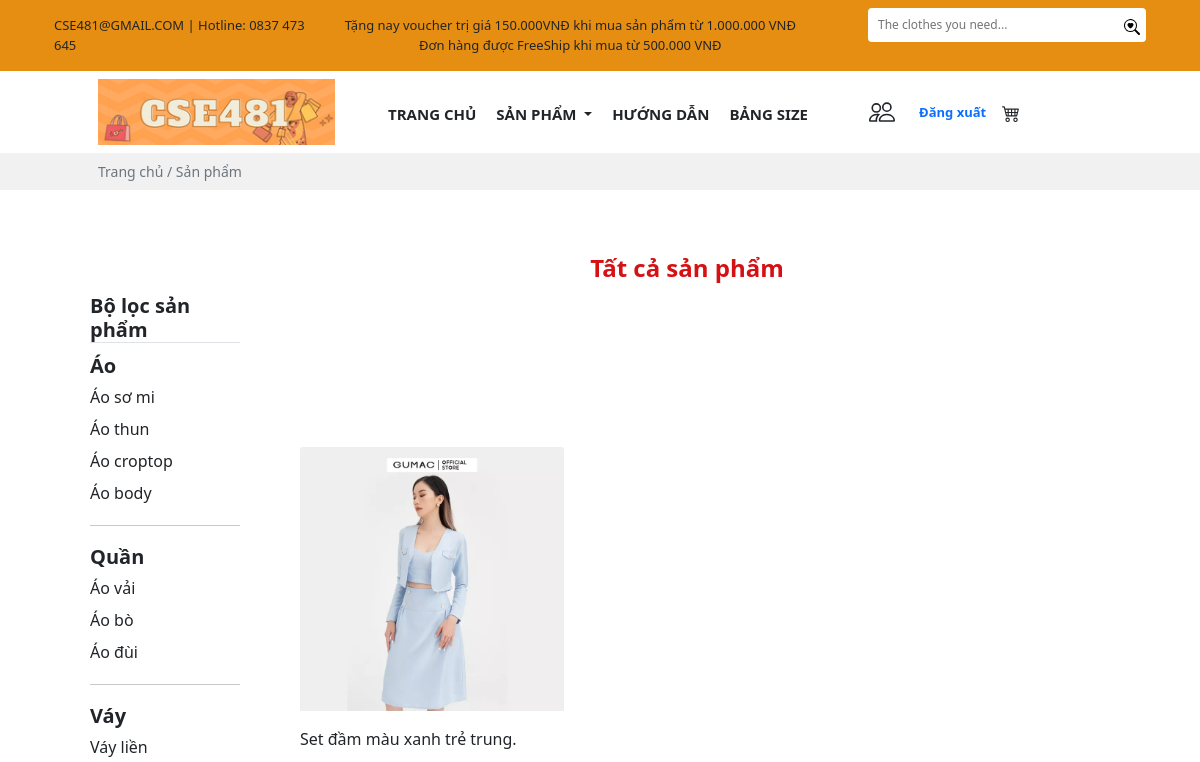
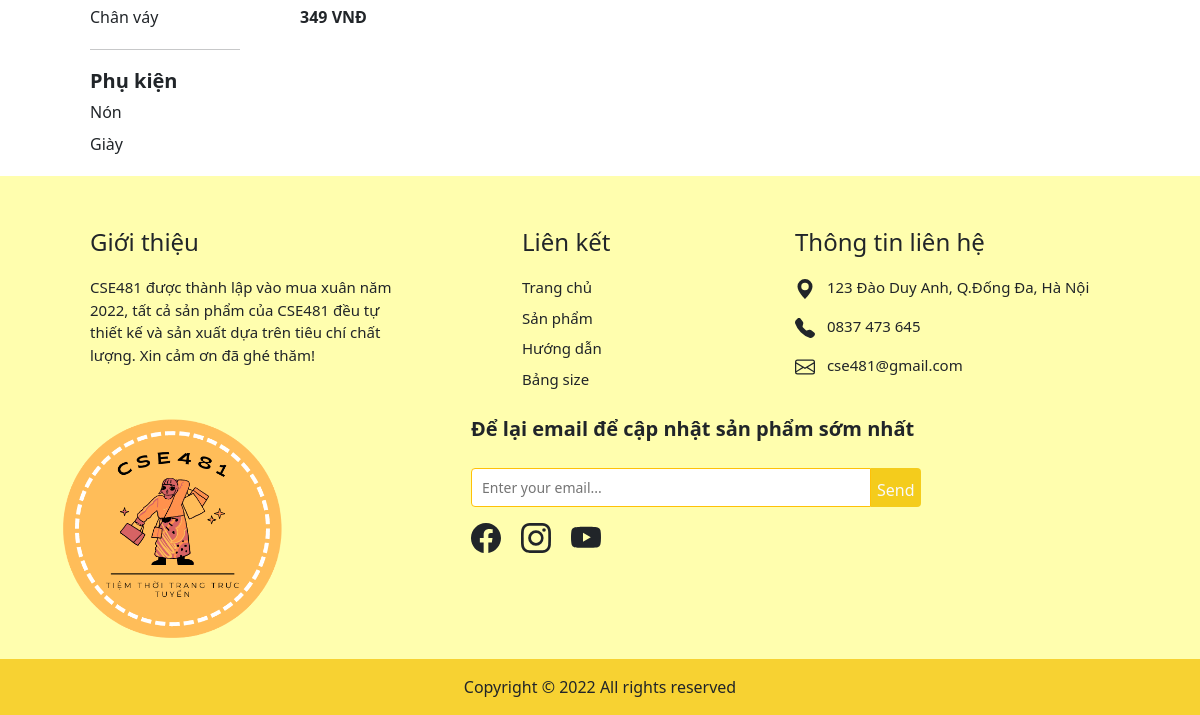
Page /product/skirt1.php on the earlier database version (2 pictures, top to bottom).
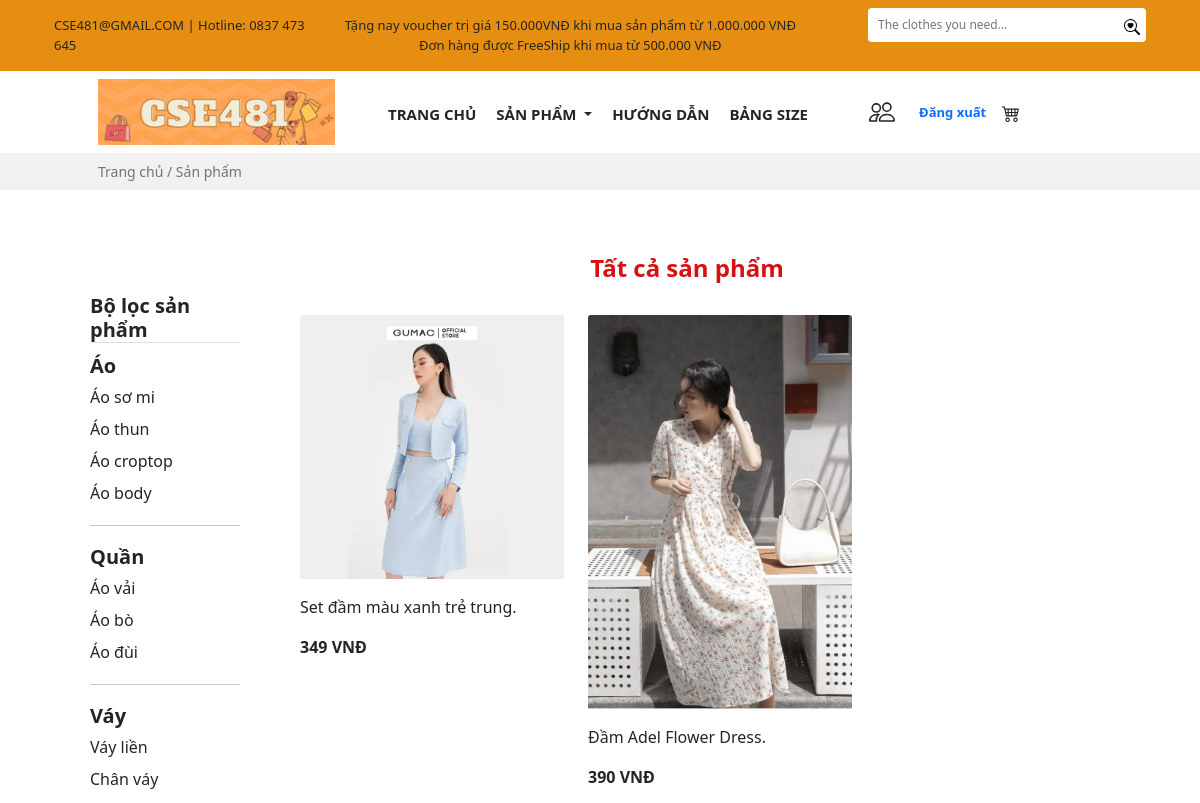
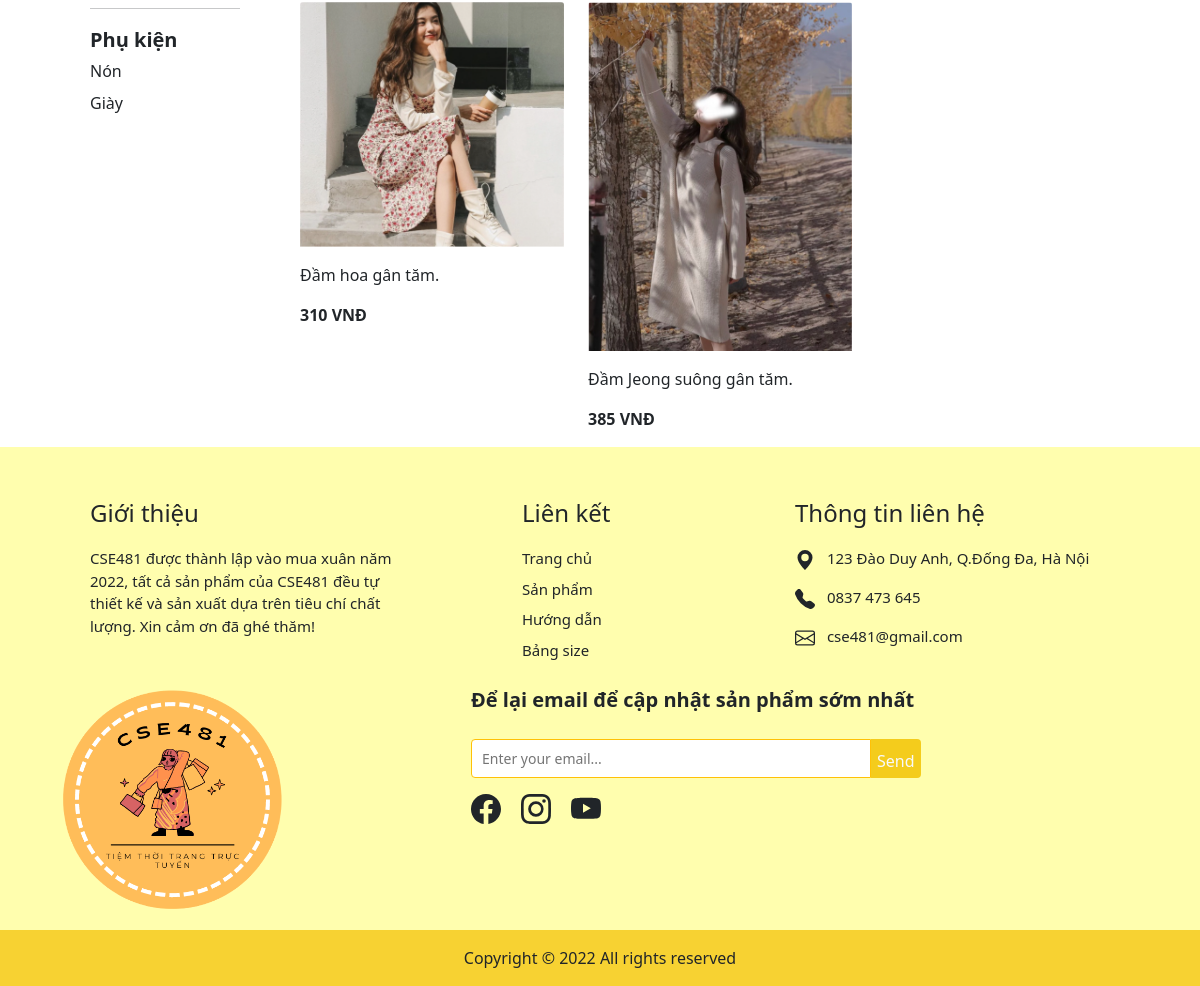
Same page on the later database version (2 pictures, top to bottom).
### tables this page shows
CREATE TABLE `sanpham` (
  `MaSP` varchar(10) NOT NULL,
  `TenSP` varchar(30) DEFAULT NULL,
  `MaLH` varchar(10) NOT NULL,
  `Giaban` varchar(30) DEFAULT NULL,
  `Gianhap` varchar(30) DEFAULT NULL,
  `Tylegiamgia` float DEFAULT NULL,
  `Soluong` int(11) DEFAULT NULL,
  `Mota` varchar(500) DEFAULT NULL,
  `Trangthai` varchar(30) DEFAULT NULL,
  `img` varchar(30) DEFAULT NULL
);

### product/skirt1.php (the view, shortened to what the changed rows need)
<?php include('../config/database.php');
?>
<!DOCTYPE html>
<html lang="en">
<head>
    <link rel="stylesheet" href="https://cdn.jsdelivr.net/npm/bootstrap-icons@1.7.2/font/bootstrap-icons.css">
    <link href="https://cdn.jsdelivr.net/npm/bootstrap@5.1.3/dist/css/bootstrap.min.css" rel="stylesheet"
>
    <link rel="stylesheet" href="https://cdnjs.cloudflare.com/ajax/libs/OwlCarousel2/2.3.4/assets/owl.carousel.min.css"
 />
    <link rel="stylesheet"
        href="https://cdnjs.cloudflare.com/ajax/libs/OwlCarousel2/2.3.4/assets/owl.theme.default.min.css"
 />
    <link rel="stylesheet" href="css/style.css">
</head>
<body>
    <section>
        <div class="container">
            <div class="px-5 mt-5">
                <div class="row d-flex">
                    <div class="row col-md d-flex">
                        <div class="mt-4 row d-flex px-5">
                        <?php
                            $sql1 = "SELECT *, sanpham.Giaban-(sanpham.Giaban*sanpham.Tylegiamgia) as Giagiam from loaihang,sanpham where loaihang.MaLH=sanpham.MaLH and loaihang.MaLH='LH03'";
                            $res1 = mysqli_query($conn, $sql1);
                            $count1 = mysqli_num_rows($res1);
                            if($count1>0)
                            {
                                while($row=mysqli_fetch_assoc($res1))
                                {
                        ?>
                            <div class="card  border-0" style="width: 18rem;">
                                <img src="../img/<?php echo $row['img']?>" class="card-img-top" alt="...">
                                <div class="card-body px-0">
                                    <p class="card-text"><?php echo $row['TenSP']?>.</p>
                                    <p class="d-inline fw-bold"><?php echo $row['Giagiam']?> VNĐ </p>
                                </div>
                            </div>
                            <?php
                                }
                            }
                                ?>
                        </div>
                    </div>
                </div>
            </div>
    </section>
</body>
</html>

Differences in the rows shown:
added sanpham: img (picture), TenSP "Đầm Adel Flower Dress", Giagiam "390"
added sanpham: img (picture), TenSP "Đầm hoa gân tăm", Giagiam "310"
added sanpham: img (picture), TenSP "Đầm Jeong suông gân tăm", Giagiam "385"
